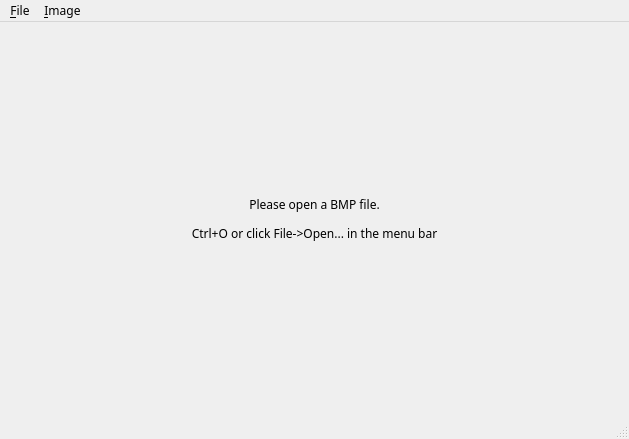
<?xml version="1.0" encoding="UTF-8"?>
<ui version="4.0">
 <class>Bitmap</class>
 <widget class="QMainWindow" name="Bitmap">
  <property name="geometry">
   <rect>
    <x>0</x>
    <y>0</y>
    <width>629</width>
    <height>439</height>
   </rect>
  </property>
  <property name="font">
   <font>
    <family>宋体</family>
   </font>
  </property>
  <property name="windowTitle">
   <string>Bitmap Editor</string>
  </property>
  <widget class="QWidget" name="centralwidget">
   <layout class="QGridLayout" name="gridLayout">
    <item row="0" column="0">
     <widget class="QLabel" name="labelBitmap">
      <property name="lineWidth">
       <number>0</number>
      </property>
      <property name="text">
       <string>&lt;html&gt;&lt;head/&gt;&lt;body&gt;&lt;p&gt;Please open a BMP file.&lt;/p&gt;&lt;p&gt;Ctrl+O or click File-&amp;gt;Open... in the menu bar&lt;/p&gt;&lt;/body&gt;&lt;/html&gt;</string>
      </property>
      <property name="alignment">
       <set>Qt::AlignCenter</set>
      </property>
     </widget>
    </item>
   </layout>
  </widget>
  <widget class="QMenuBar" name="menubar">
   <property name="geometry">
    <rect>
     <x>0</x>
     <y>0</y>
     <width>629</width>
     <height>25</height>
    </rect>
   </property>
   <widget class="QMenu" name="menuFile">
    <property name="title">
     <string>&amp;File</string>
    </property>
    <addaction name="actionOpen"/>
    <addaction name="separator"/>
    <addaction name="actionClose"/>
    <addaction name="separator"/>
    <addaction name="actionSaveAs"/>
    <addaction name="separator"/>
    <addaction name="actionExit"/>
   </widget>
   <widget class="QMenu" name="menuImage">
    <property name="title">
     <string>&amp;Image</string>
    </property>
    <widget class="QMenu" name="menuMode">
     <property name="title">
      <string>&amp;Mode</string>
     </property>
     <addaction name="actionModeGrayscale"/>
    </widget>
    <widget class="QMenu" name="menuAdjustments">
     <property name="title">
      <string>&amp;Adjustments</string>
     </property>
     <addaction name="actionAdjustBrightnessContrast"/>
    </widget>
    <addaction name="menuMode"/>
    <addaction name="menuAdjustments"/>
   </widget>
   <addaction name="menuFile"/>
   <addaction name="menuImage"/>
  </widget>
  <widget class="QStatusBar" name="statusbar"/>
  <action name="actionOpen">
   <property name="text">
    <string>&amp;Open...</string>
   </property>
   <property name="shortcut">
    <string>Ctrl+O</string>
   </property>
  </action>
  <action name="actionClose">
   <property name="text">
    <string>&amp;Close</string>
   </property>
   <property name="shortcut">
    <string>Ctrl+W</string>
   </property>
  </action>
  <action name="actionSaveAs">
   <property name="text">
    <string>Save &amp;As...</string>
   </property>
   <property name="shortcut">
    <string>Ctrl+Shift+S</string>
   </property>
  </action>
  <action name="actionExit">
   <property name="text">
    <string>E&amp;xit</string>
   </property>
   <property name="shortcut">
    <string>Ctrl+Q</string>
   </property>
  </action>
  <action name="actionModeGrayscale">
   <property name="text">
    <string>&amp;Grayscale...</string>
   </property>
   <property name="toolTip">
    <string>Mode Grayscale</string>
   </property>
  </action>
  <action name="actionAdjustBrightnessContrast">
   <property name="text">
    <string>Brightness/&amp;Contrast...</string>
   </property>
   <property name="toolTip">
    <string>Adjust Brightness/Contrast</string>
   </property>
  </action>
 </widget>
 <resources/>
 <connections>
  <connection>
   <sender>actionExit</sender>
   <signal>triggered()</signal>
   <receiver>Bitmap</receiver>
   <slot>close()</slot>
   <hints>
    <hint type="sourcelabel">
     <x>-1</x>
     <y>-1</y>
    </hint>
    <hint type="destinationlabel">
     <x>314</x>
     <y>219</y>
    </hint>
   </hints>
  </connection>
 </connections>
</ui>
